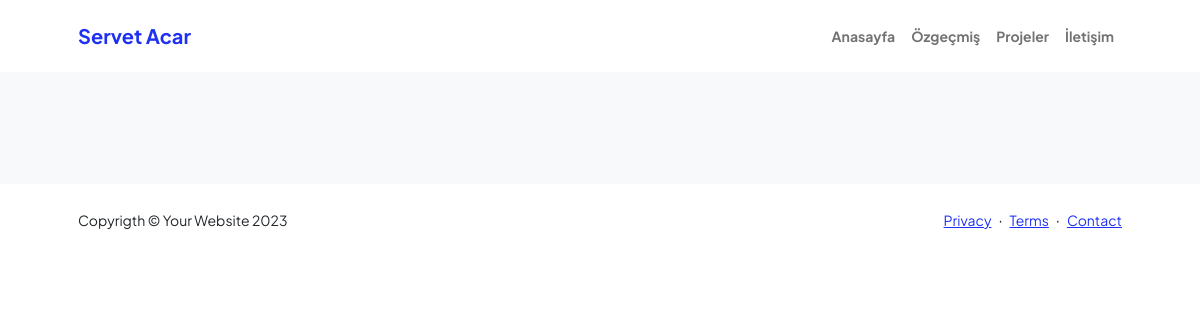
The page /privacy on the database its author committed.
### base/models.py (models this page shows)
class Navbar(models.Model):
    title = models.CharField(max_length=500, null=True, blank=True)
    home = models.CharField(max_length=500, null=True, blank=True)
    resume = models.CharField(max_length=500, null=True, blank=True)
    projects = models.CharField(max_length=500, null=True, blank=True)
    contact = models.CharField(max_length=500, null=True, blank=True)
    class Meta:
        verbose_name = ("Navbar")
        verbose_name_plural = ("Navbardaki Başlıkların İsimleri")

class Footer(models.Model):
    copyright = models.CharField(max_length=400, null=True, blank=True)
    copyright_text = models.TextField(null=True, blank=True)
    privacy = models.TextField(null=True, blank=True)
    terms = models.TextField(null=True, blank=True)
    contact = models.TextField(null=True, blank=True)
    date = models.DateTimeField(auto_now=True)
    class Meta:
        verbose_name = ("Footer")
        verbose_name_plural = ("Footer")

### base/views.py (the view)
# urls.py: path('privacy', views.privacy, name='privacy'),
def privacy(request):
    navbars = Navbar.objects.first()
    mains = Main.objects.all().order_by('date')
    abouts = About.objects.all().order_by('date')
    socials = SocialMedia.objects.all().order_by('date')
    footers = Footer.objects.all().order_by('date')
    privacies = Policy.objects.first()
    context = {'navbars': navbars,
               'mains': mains,
               'abouts': abouts,
               'socials': socials,
               'footers': footers,
               'projects': projects,
               'privacies': privacies,
               }
    return render(request, 'base/privacy.html', context)

### base/templates/base/privacy.html (shortened to what this page needs)
{% extends 'main.html' %}
{% block content %}
{% load static %}
<section class="bg-light py-5">
    <div class="container px-5">
            <div class="row gx-5 justify-content-center">
            </div>
    </div>
</section>
{% endblock %}

### templates/navbar.html (shortened to what this page needs)
{% load static %}
<nav class="navbar navbar-expand-lg navbar-light bg-white py-3">
    <div class="container px-5">
        <a class="navbar-brand" href="{% url 'home' %}"><span class="fw-bolder text-primary">{{navbars.title}}</span></a>
        <div class="collapse navbar-collapse" id="navbarSupportedContent">
            <ul class="navbar-nav ms-auto mb-2 mb-lg-0 small fw-bolder">
                <li class="nav-item"><a class="nav-link" href="{% url 'home' %}">{{navbars.home}}</a></li>
                <li class="nav-item"><a class="nav-link" href="{% url 'resume' %}">{{navbars.resume}}</a></li>
                <li class="nav-item"><a class="nav-link" href="{% url 'project' %}">{{navbars.projects}}</a></li>
                <li class="nav-item"><a class="nav-link" href="{% url 'contact' %}">{{navbars.contact}}</a></li>
            </ul>
        </div>
    </div>
</nav>

### templates/footer.html
{% load static %}
<footer class="bg-white py-4 mt-auto">
    {% for footer in footers %}
    <div class="container px-5">
        <div class="row align-items-center justify-content-between flex-column flex-sm-row">
            <div class="col-auto"><div class="small m-0">{{footer.copyright}} &copy; {{footer.copyright_text}}</div></div>
            <div class="col-auto">
                <a class="small" href="{% url 'privacy' %}">{{footer.privacy}}</a>
                <span class="mx-1">&middot;</span>
                <a class="small" href="{% url 'terms' %}">{{footer.terms}}</a>
                <span class="mx-1">&middot;</span>
                <a class="small" href="{% url 'contact' %}">{{footer.contact}}</a>
            </div>
        </div>
    </div>
    {% endfor %}
</footer>

### rows shown on the page
Navbar: title "Servet Acar", home "Anasayfa", resume "Özgeçmiş", projects "Projeler", contact "İletişim"
Footer: copyright "Copyrigth", copyright_text "Your Website 2023", privacy "Privacy", terms "Terms", contact "Contact"
